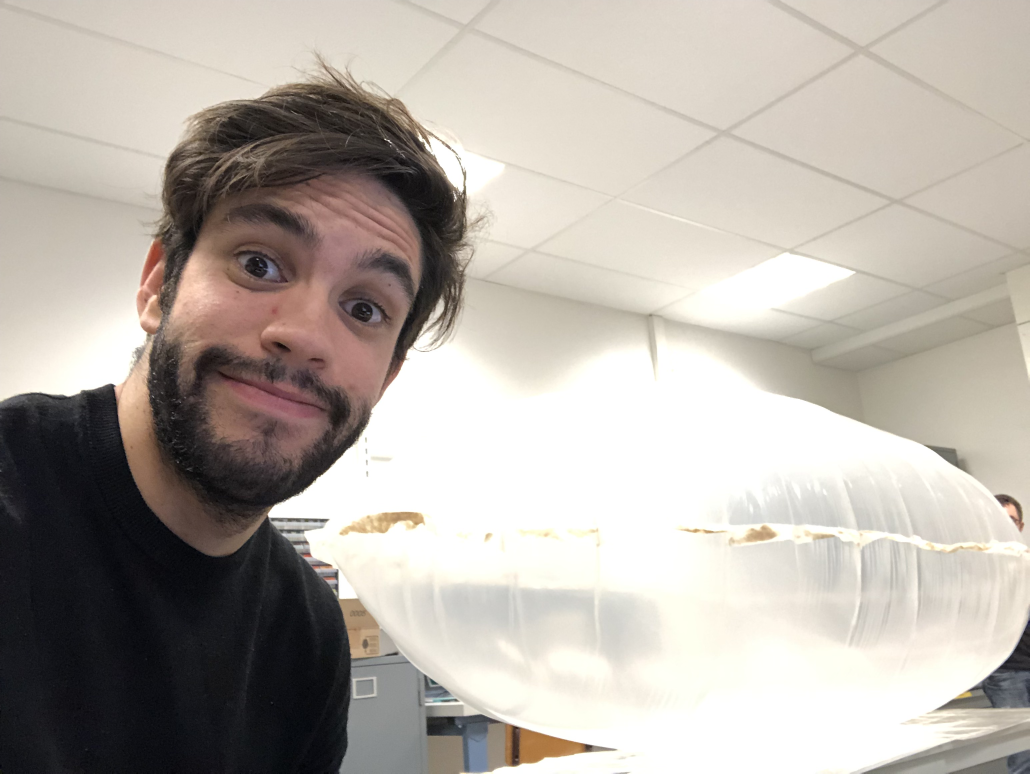
#> input picture dataset/Image_1.jpg, 3088 x 2320 px (shown at 1/3 size); its folder holds only this picture in this run
$ python -i Haar_Face_Detection.py   (imports and definitions only)
#> lines starting #> are read from the running program, lines starting #| are printed output that depends on the picture
import cv2
import os


def main(file_name):
#> called with file_name = 'dataset/Image_1.jpg'
    face_cascade = cv2.CascadeClassifier('haarcascade_frontalface_default.xml')
    eye_cascade = cv2.CascadeClassifier('haarcascade_eye.xml')

    img = cv2.imread(file_name)
#> img is the input picture: shape (2320, 3088, 3); mean B, G, R 167.1, 174.6, 181.4
    gray = cv2.cvtColor(img, cv2.COLOR_BGR2GRAY)
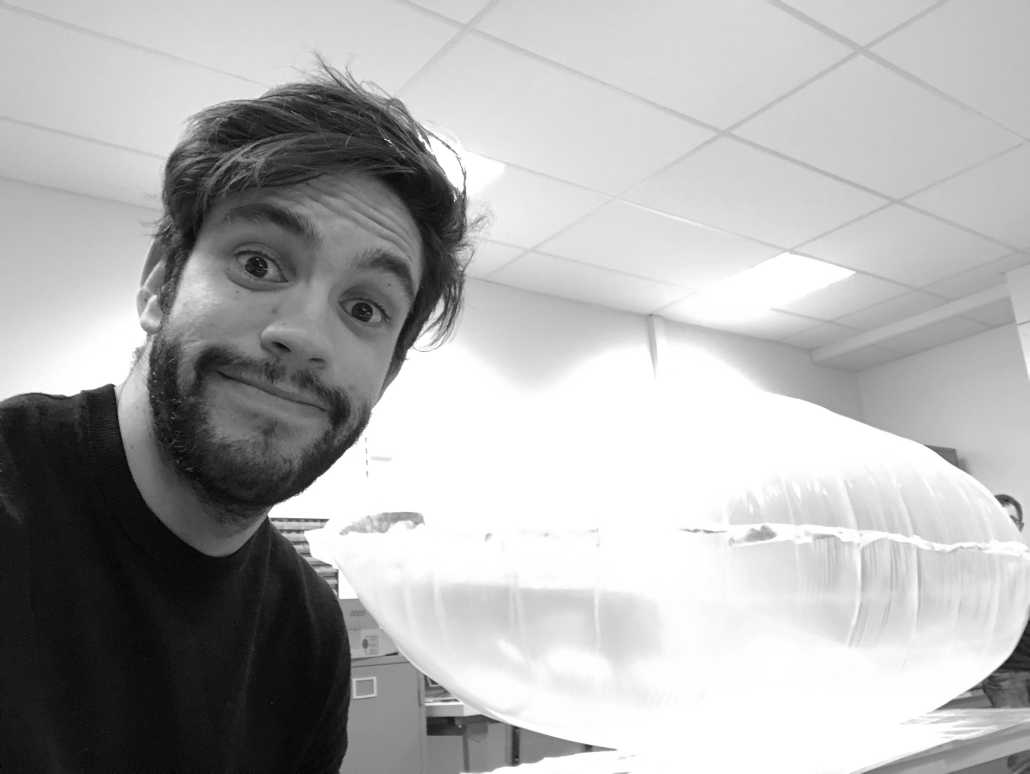
#> gray: shape (2320, 3088) (shown at 1/3 size); min 0, max 255, mean 175.7

    faces = face_cascade.detectMultiScale(gray)
#> faces = [[448, 670, 28, 28]]
    for (x, y, w, h) in faces:
        img = cv2.rectangle(img, (x, y), (x + w, y + h), (255, 0, 0), 2)
        roi_gray = gray[y:y + h, x:x + w]
        roi_color = img[y:y + h, x:x + w]
        eyes = eye_cascade.detectMultiScale(roi_gray)
        for (ex, ey, ew, eh) in eyes:
            cv2.rectangle(roi_color, (ex, ey),
                          (ex + ew, ey + eh), (0, 255, 0), 2)
#> this loop made 1 pass
#> pass 1, in main, `roi_gray = gray[y:y + h, x:x + w]`:
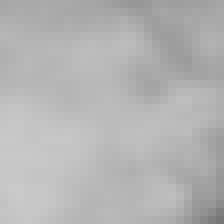
#> roi_gray: shape (28, 28) (shown 8 times larger); min 119, max 201, mean 179.7
#> pass 1, in main, `roi_color = img[y:y + h, x:x + w]`:
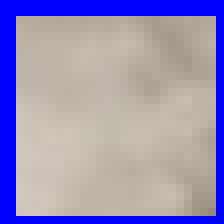
#> roi_color: shape (28, 28, 3) (shown 8 times larger); mean B, G, R 183, 143.2, 151.5
    img_name = "Faces"
    cv2.namedWindow(img_name, cv2.WINDOW_NORMAL)
    cv2.moveWindow(img_name, 40, 30)
    cv2.resizeWindow(img_name, 400, 400)
    cv2.imshow(img_name, img)
    cv2.waitKey(0)
    cv2.destroyAllWindows()


# [6 lines not run here, left out]

>>> result = main('dataset/Image_1.jpg')

$ run again, on dataset/Image_2.jpg
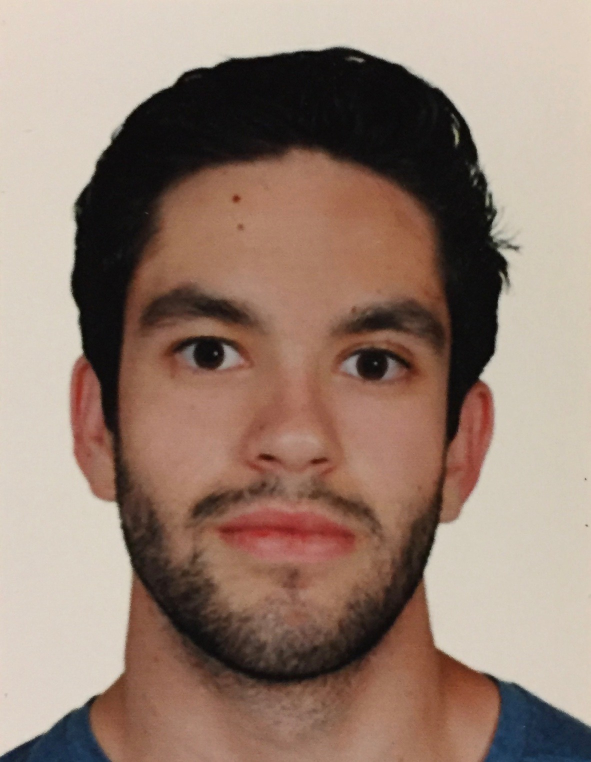
#> input picture dataset/Image_2.jpg, 1181 x 1524 px (shown at 1/2 size)
#> in main, img is the input picture: shape (1524, 1181, 3); mean B, G, R 113.6, 127, 150
#> in main, `gray = cv2.cvtColor(img, cv2.COLOR_BGR2GRAY)`:
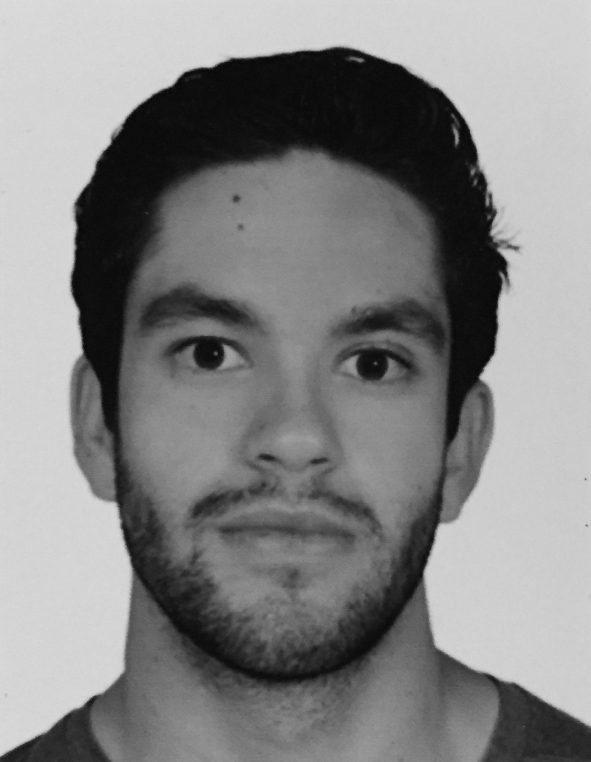
#> gray: shape (1524, 1181) (shown at 1/2 size); min 2, max 222, mean 132.4
#> faces = [[145, 366, 871, 871]]
#> the loop in main, `for (x, y, w, h) in faces:` made 1 pass
#> after the loop in main, `for (x, y, w, h) in faces:`:
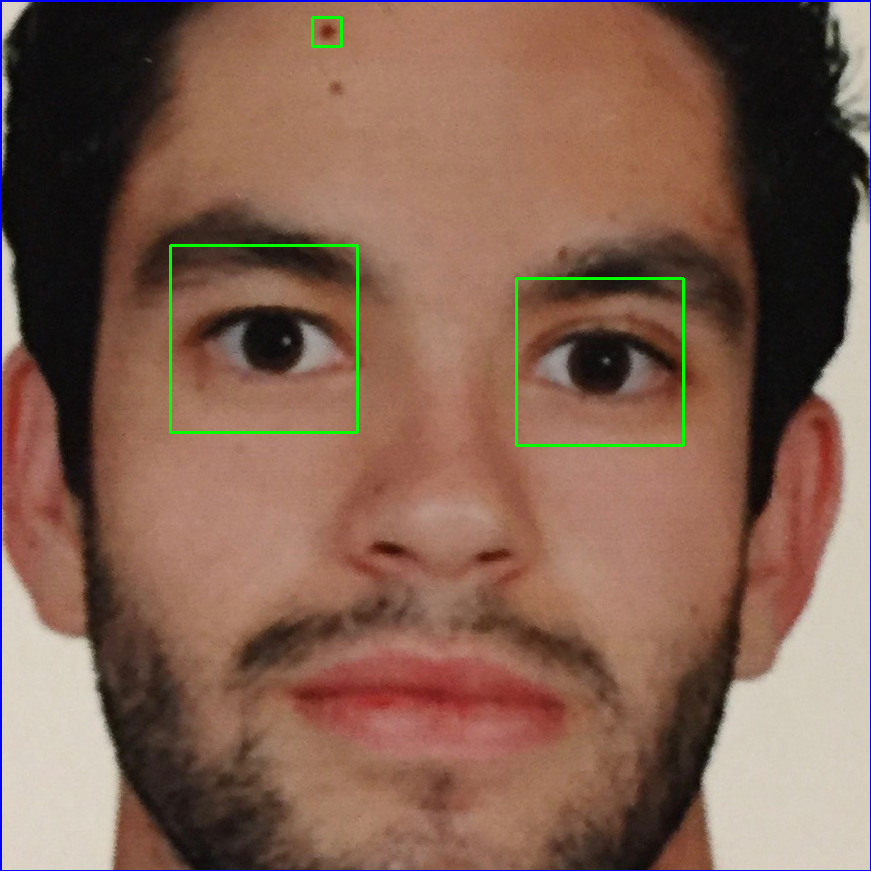
#> roi_color: shape (871, 871, 3); mean B, G, R 81.7, 97.2, 130
